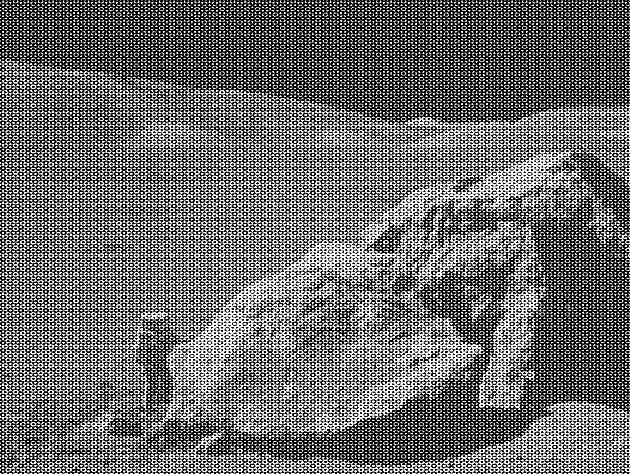
#> input picture moonlanding.png, 630 x 474 px
$ jupyter execute --allow-errors 09ex_Algorithms.ipynb
#> lines starting #> are read from the running program, lines starting #| are printed output that depends on the picture; long printed decimals are rounded
1\. **Maximum wind speed prediction at the Sprogø station**

The exercise goal is to predict the maximum wind speed occurring every 50 years even if no measure exists for such a period. The available data are only measured over 21 years at the Sprogø meteorological station located in Denmark.

The annual maxima are supposed to fit a normal probability density function. However such function is not going to be estimated because it gives a probability from a wind speed maxima. Finding the maximum wind speed occurring every 50 years requires the opposite approach, the result needs to be found from a defined probability. That is the quantile function role and the exercise goal will be to find it. In the current model, it is supposed that the maximum wind speed occurring every 50 years is defined as the upper 2% quantile.

By definition, the quantile function is the inverse of the cumulative distribution function. The latter describes the probability distribution of an annual maxima. In the exercise, the cumulative probability $p_i$ for a given year i is defined as $p_i = i/(N+1)$ with $N = 21$, the number of measured years. Thus it will be possible to calculate the cumulative probability of every measured wind speed maxima. From those experimental points, the scipy.interpolate module will be very useful for fitting the quantile function. Finally the 50 years maxima is going to be evaluated from the cumulative probability of the 2% quantile.

Practically, load the dataset:

```python
import numpy as np
max_speeds = np.load('max-speeds.npy')
years_nb = max_speeds.shape[0]
```

Compute then the cumulative probability $p_i$ (`cprob`) and sort the maximum speeds from the data. Use then the UnivariateSpline from scipy.interpolate to define a quantile function and thus estimate the probabilities.

In the current model, the maximum wind speed occurring every 50 years is defined as the upper 2% quantile. As a result, the cumulative probability value will be:

```python
fifty_prob = 1. - 0.02
```

So the storm wind speed occurring every 50 years can be guessed as:

``` python
fifty_wind = quantile_func(fifty_prob)
```

[cell 1]
import numpy as np
import matplotlib.pyplot as plt
from scipy.interpolate import PchipInterpolator, UnivariateSpline
from scipy.optimize import curve_fit, minimize
from scipy.fftpack import ifft2, fft2

#> (a cell that did not finish here is left out)

2\. **Curve fitting of temperature in Alaska**

The temperature extremes in Alaska for each month, starting in January, are given by (in degrees Celcius):

max: 17, 19, 21, 28, 33, 38, 37, 7, 31, 23, 19, 18

min: -62, -59, -56, -46, -32, -18, -9, -13, -25, -46, -52, -58

* Plot these temperature extremes.
* Define a function that can describe min and max temperatures.
* Fit this function to the data with scipy.optimize.curve_fit().
* Plot the result. Is the fit reasonable? If not, why?
* Is the time offset for min and max temperatures the same within the fit accuracy?

[cell 3]
max=np.array([17, 19, 21, 28, 33, 38, 37, 37, 31, 23, 19, 18])
min=np.array([-62, -59, -56, -46, -32, -18, -9, -13, -25, -46, -52, -58])
month = np.arange(12)

plt.scatter(month, max, c='r', alpha=0.9, label="Maximum")
plt.scatter(month, min, c='b', alpha=0.9, label = "Minimum")
plt.title("Temperature in Alaska")
plt.xlabel("Month")
plt.ylabel("T[°C]")
plt.legend()
plt.grid()
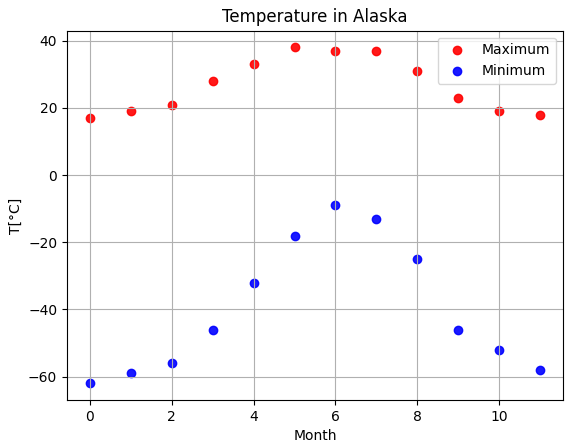
#> figure drawn by matplotlib, 1 panel

I think that a good hypotesis might be a periodic sinusoidal function of the type

f(x) = A*sin(B*x+C) + D

[cell 4]
def fit_func(x, A, B, C, D):
    return A*np.sin(B*x+C) + D

popt_max, pcov_max = curve_fit(fit_func, xdata=month, ydata=max, p0=[20, 0.5, -6, 30])
popt_min, pcov_min = curve_fit(fit_func, xdata=month, ydata=min, p0=[45, 0.5, -6, -40])

print("optimal parameters for the max: ")
print(popt_max)
print("std of the parmeters: ")
print(np.sqrt(np.diag(pcov_max)))
print()

print("optimal parameters for the min: ")
print(popt_min)
print("std of the parmeters: ")
print(np.sqrt(np.diag(pcov_min)))
print()

[cell 5]
#let's plot the results
x_int = np.linspace(start=0, stop=12, num = 100)
max_pred = fit_func(x_int, *popt_max)
min_pred = fit_func(x_int, *popt_min)

plt.scatter(month, max, c='r', alpha=0.9, label="Maximum")
plt.scatter(month, min, c='b', alpha=0.9, label = "Minimum")
plt.plot(x_int, max_pred, color="darkred", alpha=0.7, linestyle="dashed", label="Maximum interpolation")
plt.plot(x_int, min_pred, color="darkblue", alpha=0.7, linestyle="dashed", label = "Minimum interpolation")

plt.title("Temperature in Alaska")
plt.xlabel("Month")
plt.ylabel("T[°C]")
plt.legend()
plt.grid()
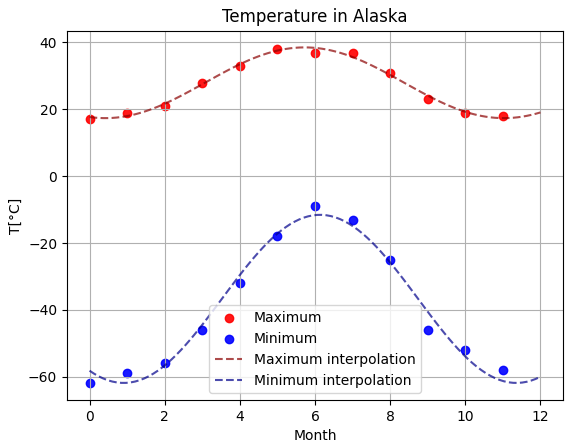
#> figure drawn by matplotlib, 1 panel; curve peaks at x = 5.7, y = 38.53; curve peaks at x = 6.18, y = -11.57

3\. **2D minimization of a six-hump camelback function**

$$
f(x,y) = \left(4-2.1x^2+\frac{x^4}{3} \right) x^2 +xy + (4y^2 -4)y^2
$$

has multiple global and local minima. Find the global minima of this function.

Hints:

* Variables can be restricted to $-2 < x < 2$ and $-1 < y < 1$.
* Use numpy.meshgrid() and pylab.imshow() to find visually the regions.
* Use scipy.optimize.minimize(), optionally trying out several of its methods.

How many global minima are there, and what is the function value at those points? What happens for an initial guess of $(x, y) = (0, 0)$ ?

[cell 6]
def f(x, y):
    return (4-2.1*(x**2)+(x**4)/3)*(x**2)+x*y+(4*(y**2)-4)*y**2
#Restricting variables
x = np.linspace(-2, 2, 400)
y = np.linspace(-1, 1, 200)

#Plot
x_plot, y_plot = np.meshgrid(x, y)

plt.figure(figsize = (10, 5))
#The defult option for origin is 'upper', which puts the origin in the upper-left corner. That's good for images, but not for graphs e matrixes, so we need to specify origin = 'lower', which puts the origin in the lower-left corner.
plt.imshow(f(x_plot, y_plot), extent = [x.min(), x.max(), y.min(), y.max()], origin = 'lower', cmap = 'inferno', aspect = 'auto')
plt.colorbar(label = 'Function Value')
plt.title('Six-Hump Camelback Function')
plt.xlabel('x')
plt.ylabel('y')
plt.show()
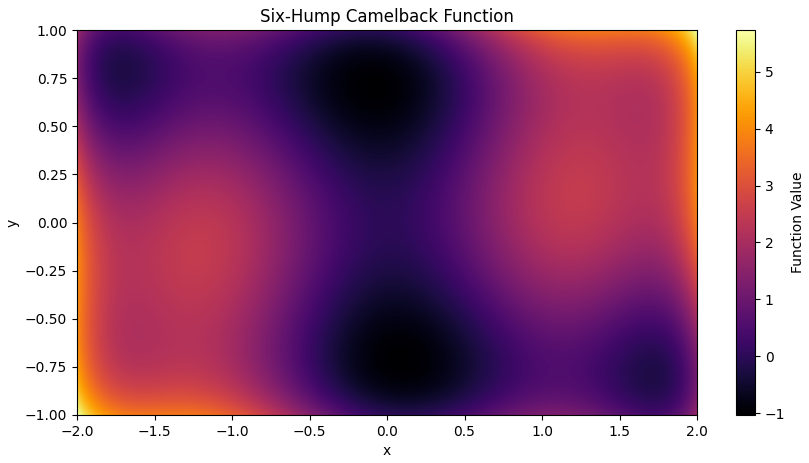
#> figure drawn by matplotlib, 2 panels

It looks like there are 4 local minima in this region.
2 of them are the global minima since the function is even in both x and y:

f(-x,-y)=f(x,y)

[cell 7]
#Defining the object function as required by scipy.optimize.minimize()
def obj(x):
    return f(x[0], x[1])

#Let's divide the plane in two half regions to find the two global minima and verify they have the same value of f
#I initialize the algorith in two points visually close to the minimum
upper_bounds = [(-2, 2), (0, 1)]
upper_minimum = minimize(obj, (0, 0.7), bounds = upper_bounds)

lower_bounds = [(-2, 2), (-1, 0)]
lower_minimum = minimize(obj, (0, -0.7), bounds = lower_bounds)

print(f'Minimum in the upper region: f({upper_minimum.x[0]:.3f}, {upper_minimum.x[1]:.3f}) = {upper_minimum.fun}')
print(f'Minimum in the lower region: f({lower_minimum.x[0]:.3f}, {lower_minimum.x[1]:.3f}) = {lower_minimum.fun}')

4\. **FFT of a simple dataset**

Performe a periodicity analysis on the lynxs-hares population

5\. **FFT of an image**

* Examine the provided image `moonlanding.png`, which is heavily contaminated with periodic noise. In this exercise, we aim to clean up the noise using the Fast Fourier Transform.
* Load the image using pylab.imread().
* Find and use the 2-D FFT function in scipy.fftpack, and plot the spectrum (Fourier transform of) the image. Do you have any trouble visualising the spectrum? If so, why?
* The spectrum consists of high and low frequency components. The noise is contained in the high-frequency part of the spectrum, so set some of those components to zero (use array slicing).
* Apply the inverse Fourier transform to see the resulting image.

[cell 8]
img =  plt.imread(fname="./moonlanding.png")
#> img is the input picture: shape (474, 630) float32; min 0, max 1, mean 0.424
print("Shape: ", img.shape)
#| Shape:  (474, 630)
freq = fft2(img)
spectrum = abs(freq)
print("Mimimum: ", np.min(spectrum))
#| Mimimum:  0.0901
print("Maximum: ", np.max(spectrum))
#| Maximum:  126598.46

plt.imshow(spectrum)

We can't actually visualize the spectrum because the values can take a wide range. We have to apply a transformation. In this case I'll try with the log(freq+1)

[cell 9]
plt.imshow(np.log(spectrum+1))
plt.title("Spectrum")
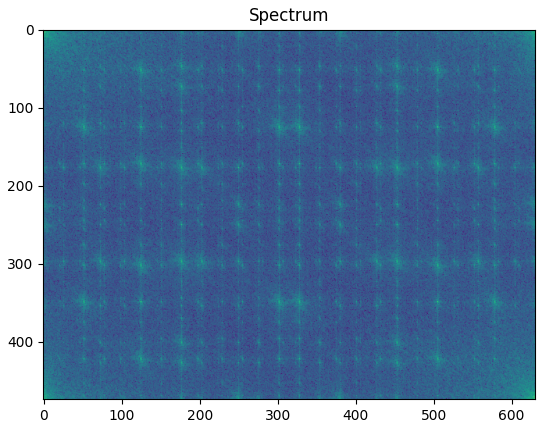
#> figure drawn by matplotlib, 1 panel

[cell 10]
#let's remove the high frequency noise
#All values above a certain value are set to zero
threshold = 0.008
freq[spectrum > (threshold * np.max(spectrum))] = 0
spectrum = np.abs(freq)
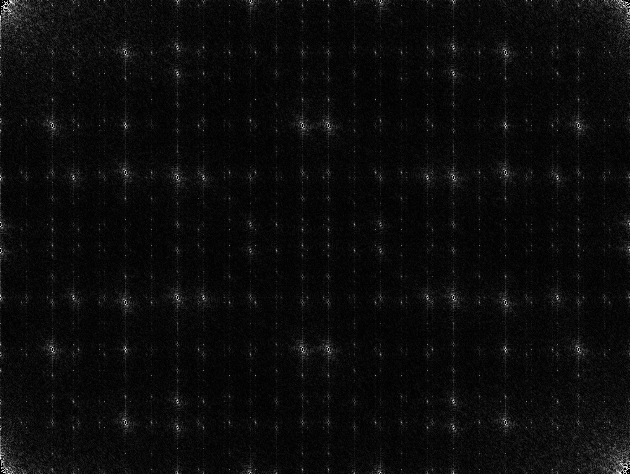
#> spectrum: shape (474, 630) float32; min 0, max 1006.5, mean 47.2; drawn with min black and max white

#Plot of new spectrum
plt.imshow(np.log(spectrum+1))
plt.title('New spectrum')
plt.show()
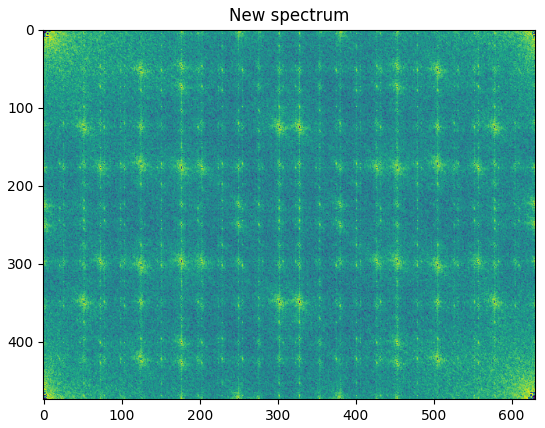
#> figure drawn by matplotlib, 1 panel

[cell 11]
#Inverse fourier transform
img_filtered = ifft2(freq).real
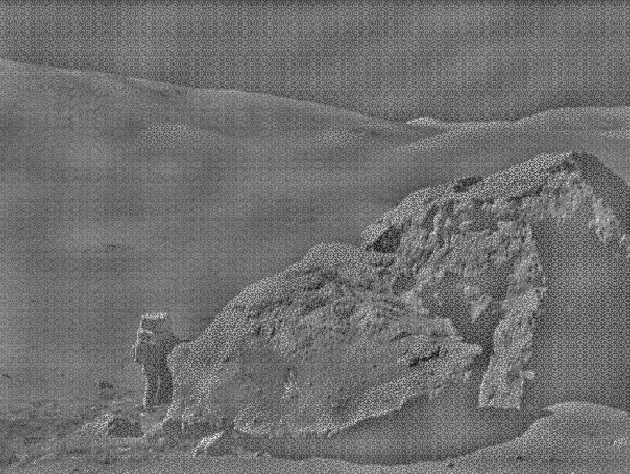
#> img_filtered: shape (474, 630) float32; min -0.63, max 0.804, mean 2.04e-10; drawn with min black and max white

#Plot of filtered image
plt.imshow(img_filtered, cmap = 'gray')
plt.title('Filtered image')
plt.show()
